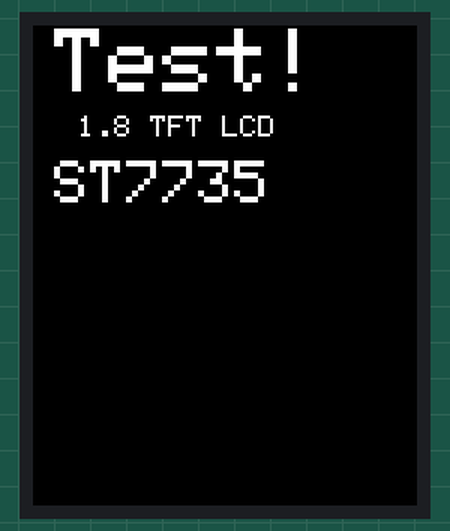
A sketch run on a simulated Arduino Uno, built with avr-gcc and run on an emulated ATmega328P. Parts: 128×160 colour display.

Above: at 0.2 s.

The sketch:

tft.ino
```cpp
#include <SPI.h>
#include <Adafruit_GFX.h> // Adafruit Grafik-Bibliothek wird benötigt
#include <Adafruit_ST7735.h> // Adafruit ST7735-Bibliothek wird benötigt
#define TFT_PIN_CS 0 // Arduino-Pin an Display CS
#define TFT_PIN_DC 6 // Arduino-Pin an
#define TFT_PIN_RST 1 // Arduino Reset-Pin
// ST7735-Bibliothek Setup
Adafruit_ST7735 tft = Adafruit_ST7735(TFT_PIN_CS, TFT_PIN_DC, TFT_PIN_RST);
void setup()
{
 tft.initR(INITR_GREENTAB); // Initialisierung der Bibliothek
 tft.fillScreen(ST7735_BLACK); // Färbt Hintergund Schwarz
}
void loop()
{
 tft.setCursor(7,1); //Setze Position
 tft.setTextSize(3); //Schriftgröße einstellen
 tft.print("Test!"); //Text ausgeben

 tft.setCursor(15,30); //Setze Position
 tft.setTextSize(1); //Schriftgröße einstellen
 tft.print("1.8 TFT LCD"); //Text ausgeben

 tft.setCursor(7,45); //Setze Position
 tft.setTextSize(2); //Schriftgröße einstellen
 tft.print("ST7735"); //Text ausgeben
 delay(250); //Wartet 0,25 Sekunden
}
```
